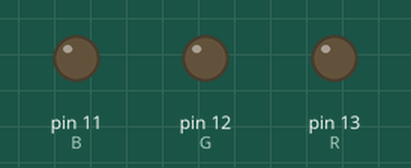
Simulated run of this sketch. Board: Arduino Uno, built with avr-gcc and run on an emulated ATmega328P. Parts: output pins drawn as LEDs (lit = HIGH).

Above: at 1.2 s.
At 3.8 s:
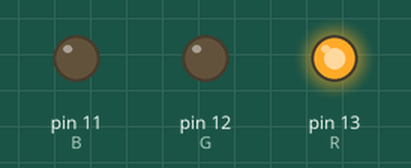
Timing chart, 0 to 6.7 s (numbered marks = the images above):
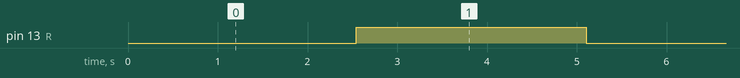

The sketch:

increasing_light.ino
```cpp
int R = 13;
int G = 12;
int B = 11;
int level = 0;
void setup() {
  // put your setup code here, to run once:
  pinMode(R,OUTPUT);
  pinMode(G,OUTPUT);
  pinMode(B,OUTPUT);

}

void loop() {
  // put your main code here, to run repeatedly:

  if (level < 255){
    level +=1;
  }
  else{
    level = 0;
  }
  analogWrite(R,level);
  delay(20);

}
```

Measured:
- by itself, pin 13 (R): alternates HIGH for 2.6 s and LOW for 2.6 s
